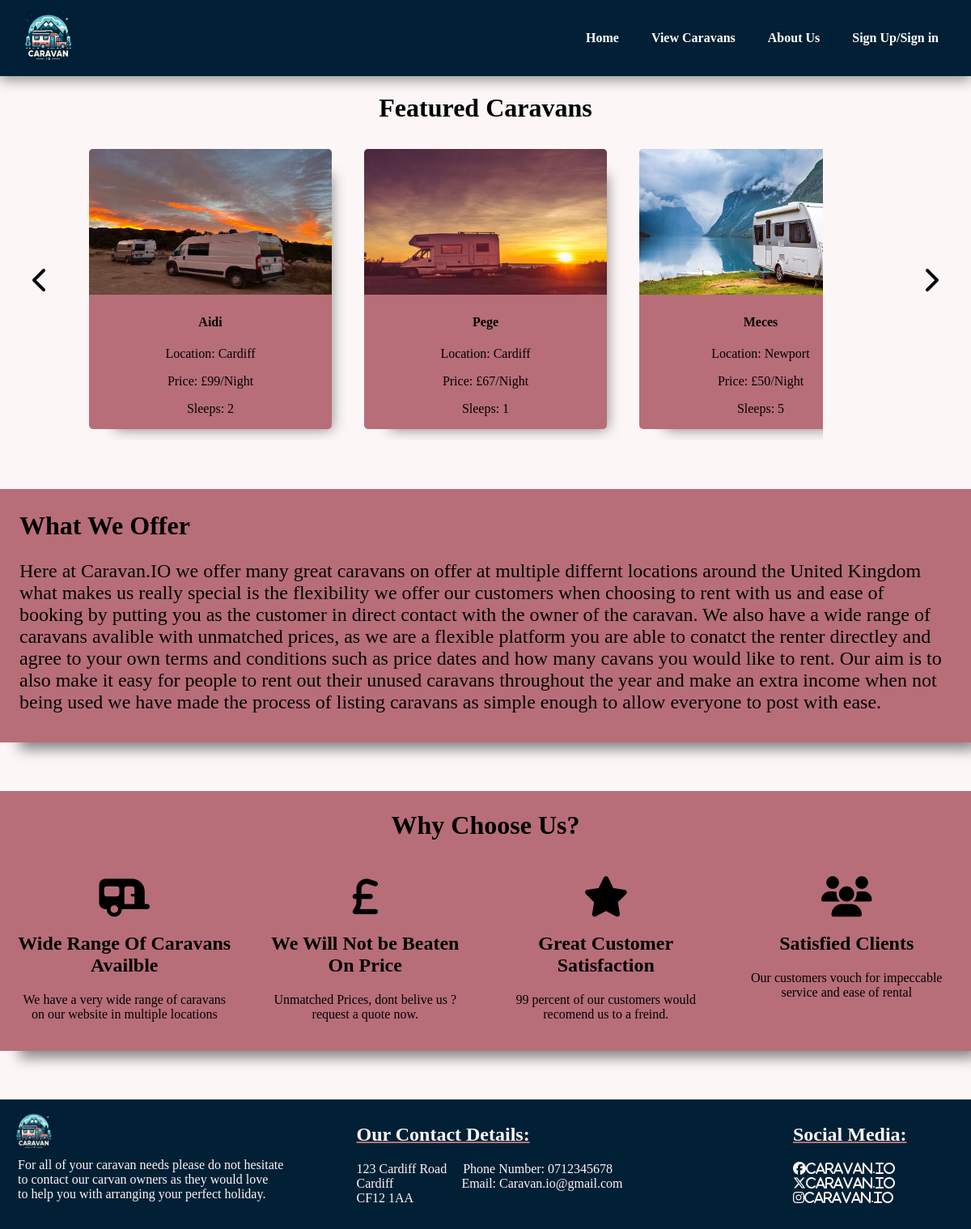
The page / on the database its author committed.
### tables this page shows
CREATE TABLE `listinginput` (
  `id` int(20) NOT NULL,
  `title` varchar(50) NOT NULL,
  `price` bigint(20) NOT NULL,
  `description` varchar(200) NOT NULL,
  `contact` varchar(250) NOT NULL,
  `qty` int(250) NOT NULL,
  `location` varchar(250) NOT NULL,
  `image` blob NOT NULL,
  `user_id` int(11) NOT NULL
);

### index.php (the view, shortened to what this page needs)
<?php
$mysqli = require __DIR__ . "/database.php";
$sql = "SELECT * FROM listinginput ORDER BY id DESC LIMIT 5";
$result = $mysqli->query($sql);
$recent_listings = $result->fetch_all(MYSQLI_ASSOC);
?>
<!DOCTYPE html>
<html lang="en">
<head>
    <link rel="stylesheet" href="/MainProgram/MainPage/style.css">
</head>
<body>
    <section id="header">
    <a href="index.php"><img src="/MainProgram/img/logo.jpg" width = "80" height="auto" class="logo"></a>
    <div>
    <ul id="navbar">
                <li><a class="active" href="index.php">Home</a></li>
                <li><a href="/MainProgram/viewCaravans/viewcaravans.php">View Caravans</a></li>
                <li><a href="/MainProgram/aboutUs/aboutus.php">About Us</a></li>
                <li><a href="/MainProgram/loginFormFolder/login.php">Sign Up/Sign in</a></li>
            </ul>
    </div>
    </section>
<div class="page-wrapper">
    <div class="post-slider">
        <h1 class="slider-title">Featured Caravans</h1>
        <i class="fas fa-chevron-left prev"></i>
        <i class="fas fa-chevron-right next"></i>
        <div class="post-wrapper">
            <?php foreach ($recent_listings as $row): ?>
                <div class="post">
                    <img src="/MainProgram/addListing/uploads/<?= $row['image']; ?>" class="slider-image">
                    <div class="post-info">
                        <h4><a href="/MainProgram/CaravanSummary/caravansummmary.php?id=<?= $row['id']; ?>"><?= $row['title']; ?></a></h4>
                        <p>Location: <?= $row['location']; ?></p>
                        <p>Price: £<?= $row['price']; ?>/Night</p>
                        <p>Sleeps: <?= $row['qty']; ?></p>
                    </div>
                </div>
            <?php endforeach; ?>
        </div>
    </div>
</div>
    <div class="info-box">
    <h1>What We Offer</h1>
    <p>Here at Caravan.IO we offer many great caravans on offer at multiple differnt locations around the
        United Kingdom what makes us really special is the flexibility we offer our customers when choosing
        to rent with us and ease of booking by putting you as the customer in direct contact with the owner
        of the caravan. We also have a wide range of caravans avalible with unmatched prices, as we are a
        flexible platform you are able to conatct the renter directley and agree to your own terms and conditions
        such as price dates and how many cavans you would like to rent. Our aim is to also make it easy for people
        to rent out their unused caravans throughout the year and make an extra income when not being used we have
        made the process of listing caravans as simple enough to allow everyone to post with ease.
    </p>
</div>
<div class="why-us">
    <h1>Why Choose Us?</h1>
    <div class="row">
    <div class="caravans">
        <i class="fa-solid fa-caravan"></i>
        <h2>Wide Range Of Caravans Availble</h2>
        <p>We have a very wide range of caravans on our website in multiple locations</p>
    </div>
        <div class="sterling">
            <i class="fa-solid fa-sterling-sign"></i>
            <h2>We Will Not be Beaten On Price</h2>
            <p>Unmatched Prices, dont belive us ? request a quote now.</p>
        </div>
        <div class="user-satisfaction">
            <i class="fa-solid fa-star"></i>
            <h2>Great Customer Satisfaction</h2>
            <p>99 percent of our customers would recomend us to a freind.</p>
        </div>
        <div class="users">
            <i class="fa-solid fa-users"></i>
            <h2>Satisfied Clients</h2>
            <p>Our customers vouch for impeccable service and ease of rental</p>
        </div>
</div>
</div>
<footer>
    <div class="footer-row">
        <div class="col">
            <img src="/MainProgram/img/logo.jpg" class = "logo">
            <p>For all of your caravan needs please do not hesitate<br>
                to contact our carvan owners as they would love <br>
                to help you with arranging your perfect holiday.</p>
        </div>
        <div class="contact">
            <h2> Our Contact Details:</h2>
            <p>
                123 Cardiff Road &nbsp;&nbsp;&nbsp; Phone Number: 0712345678<br>
                Cardiff &nbsp;&nbsp;&nbsp;&nbsp;&nbsp;&nbsp;&nbsp;&nbsp;&nbsp;&nbsp;&nbsp;&nbsp;&nbsp;
                &nbsp;&nbsp;&nbsp;&nbsp;&nbsp; Email: Caravan.io@gmail.com <br>
                CF12 1AA <br>
            </p>
        </div>
        <div class="col">
            <h2>Social Media:</h2>
            <i class="fa-brands fa-facebook">Caravan.io</i><br>
            <i class="fa-brands fa-x-twitter">Caravan.io</i><br>
            <i class="fa-brands fa-instagram">Caravan.io</i>
        </div>
    </div>
</footer>
</body>
</html>

### MainPage/style.css (style rules this page uses)
body { background-color: #FDF6F6; margin: 0; padding: 0; }
a { text-decoration: none; color: inherit; font-weight: 900; }
#header { display: flex; align-items: center ; justify-content: space-between; padding: 5px 20px; background:#012035 ; box-shadow: 0 5px 15px #949393; z-index: 1; position: sticky; top: 0; left: 0; }
#navbar { display: flex; align-items: center ; justify-content: center; }
#navbar li { list-style: none; padding: 0 20px; }
#navbar li a { text-decoration: none; font-size: 16px; font-weight: 600; color: white ; }
#header img { border-radius: 50%; }
.page-wrapper { width: 100%; }
.post-slider { text-align: center; position: relative; }
.post-wrapper { width: 85%; height: 350px; margin: 0px auto; overflow: hidden; padding: 10px 0 10px 0 ; }
.post { background-color: #B76E79; align-items: center; display: inline-block; width: 400px; height: auto; margin: 0px 20px; border-radius: 5px; box-shadow: 1rem 1rem 1rem -1rem grey; }
.next { position: absolute; top: 50%; left: 95%; font-size: 2em ; cursor: pointer; }
.prev { position: absolute; top: 50%; right: 95%; font-size: 2em ; cursor: pointer; }
.slider-image { width: 100%; height: 180px; border-top-left-radius: 5px; border-top-right-radius: 5px; }
.post-info { font-family: serif; padding: 0 20px; height: 42%; }
.info-box { margin-top: 5%; background-color: #B76E79; padding: 0.5% 2% 1% 2%; box-shadow: 1rem 1rem 1rem -0.5rem grey; }
.info-box p { font-size: 24px; }
.why-us { margin-top: 5%; width: 100%; background-color: #B76E79; box-shadow: 1rem 1rem 1rem -0.5rem grey; }
.why-us h1 { text-align: center; padding-top: 2%; margin-bottom: 2%; font-weight: 600; position: relative; text-decoration: #B76E79 underline 15% }
.row { padding: 20px 20px 20px 20px; display: grid; grid-template-columns: repeat(auto-fit,minmax(250px,1fr)); grid-gap: 30px; text-align: center; }
.why-us i { font-size: 50px; }
footer { width: 100%; position: relative; margin-top: 5%; background-color: #012035; height: 160px; }
.footer-row .logo { height: auto ; width: 60px; border-radius: 50%; margin-top: 2%; }
footer p { padding:0 0 0 10px ; margin-top: 0 ; color: #FDF6F6; }
footer h2 { color: #FDF6F6; align-items: center; margin-top: 30px; padding: 0 0 0 10px; text-decoration: underline 2px #B76E79 ; }
.footer-row { width: 98%; margin: auto; display: flex; flex-wrap: wrap; align-items: flex-start; justify-content: space-between; }
.col { flex-basis: 33%; }
.col i { color: #FDF6F6; padding: 0 0 0 10px; margin: auto; }
.col h2 { position: relative; margin-top: 30px; }
.col i , .col h2 { padding-left: 180px; }

### rows shown on the page
listinginput: image (picture), title "Aidi", location "Cardiff", price "99", qty "2"
listinginput: image (picture), title "Pege", location "Cardiff", price "67", qty "1"
listinginput: image (picture), title "Meces", location "Newport", price "50", qty "5"
